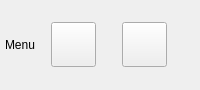
        <widget class="QWidget" name="Header" native="true">
         <property name="sizePolicy">
          <sizepolicy hsizetype="Preferred" vsizetype="Fixed">
           <horstretch>0</horstretch>
           <verstretch>0</verstretch>
          </sizepolicy>
         </property>
         <property name="minimumSize">
          <size>
           <width>0</width>
           <height>90</height>
          </size>
         </property>
         <property name="maximumSize">
          <size>
           <width>16777215</width>
           <height>90</height>
          </size>
         </property>
         <property name="styleSheet">
          <string notr="true">font: 700 45px;</string>
         </property>
         <layout class="QHBoxLayout" name="Header_horizontalLayout">
          <property name="spacing">
           <number>0</number>
          </property>
          <property name="leftMargin">
           <number>0</number>
          </property>
          <property name="topMargin">
           <number>0</number>
          </property>
          <property name="rightMargin">
           <number>0</number>
          </property>
          <property name="bottomMargin">
           <number>0</number>
          </property>
          <item>
           <widget class="QLabel" name="Heading">
            <property name="sizePolicy">
             <sizepolicy hsizetype="Preferred" vsizetype="Preferred">
              <horstretch>0</horstretch>
              <verstretch>0</verstretch>
             </sizepolicy>
            </property>
            <property name="text">
             <string>Menu</string>
            </property>
            <property name="alignment">
             <set>Qt::AlignCenter</set>
            </property>
            <property name="indent">
             <number>0</number>
            </property>
           </widget>
          </item>
          <item>
           <widget class="QWidget" name="CartAccountBlock" native="true">
            <property name="sizePolicy">
             <sizepolicy hsizetype="Maximum" vsizetype="Preferred">
              <horstretch>0</horstretch>
              <verstretch>0</verstretch>
             </sizepolicy>
            </property>
            <property name="minimumSize">
             <size>
              <width>140</width>
              <height>0</height>
             </size>
            </property>
            <property name="maximumSize">
             <size>
              <width>140</width>
              <height>16777215</height>
             </size>
            </property>
            <layout class="QHBoxLayout" name="CartAccountBlock_horizontalLayout">
             <property name="spacing">
              <number>15</number>
             </property>
             <property name="leftMargin">
              <number>0</number>
             </property>
             <property name="topMargin">
              <number>0</number>
             </property>
             <property name="rightMargin">
              <number>0</number>
             </property>
             <property name="bottomMargin">
              <number>0</number>
             </property>
             <item>
              <widget class="QPushButton" name="Cart">
               <property name="sizePolicy">
                <sizepolicy hsizetype="Maximum" vsizetype="Maximum">
                 <horstretch>0</horstretch>
                 <verstretch>0</verstretch>
                </sizepolicy>
               </property>
               <property name="minimumSize">
                <size>
                 <width>45</width>
                 <height>45</height>
                </size>
               </property>
               <property name="maximumSize">
                <size>
                 <width>45</width>
                 <height>45</height>
                </size>
               </property>
               <property name="cursor">
                <cursorShape>PointingHandCursor</cursorShape>
               </property>
               <property name="styleSheet">
                <string notr="true">border-image: url(:/resources/resources/Cart.png) 0 stretch stretch;</string>
               </property>
               <property name="text">
                <string/>
               </property>
              </widget>
             </item>
             <item>
              <widget class="QPushButton" name="Account">
               <property name="sizePolicy">
                <sizepolicy hsizetype="Maximum" vsizetype="Maximum">
                 <horstretch>0</horstretch>
                 <verstretch>0</verstretch>
                </sizepolicy>
               </property>
               <property name="minimumSize">
                <size>
                 <width>45</width>
                 <height>45</height>
                </size>
               </property>
               <property name="maximumSize">
                <size>
                 <width>45</width>
                 <height>45</height>
                </size>
               </property>
               <property name="cursor">
                <cursorShape>PointingHandCursor</cursorShape>
               </property>
               <property name="styleSheet">
                <string notr="true">border-image: url(:/resources/resources/Account.png) 0 stretch stretch;</string>
               </property>
               <property name="text">
                <string/>
               </property>
              </widget>
             </item>
            </layout>
           </widget>
          </item>
          <item>
           <spacer name="horizontalSpacer">
            <property name="orientation">
             <enum>Qt::Horizontal</enum>
            </property>
            <property name="sizeType">
             <enum>QSizePolicy::Fixed</enum>
            </property>
            <property name="sizeHint" stdset="0">
             <size>
              <width>20</width>
              <height>20</height>
             </size>
            </property>
           </spacer>
          </item>
         </layout>
        </widget>
